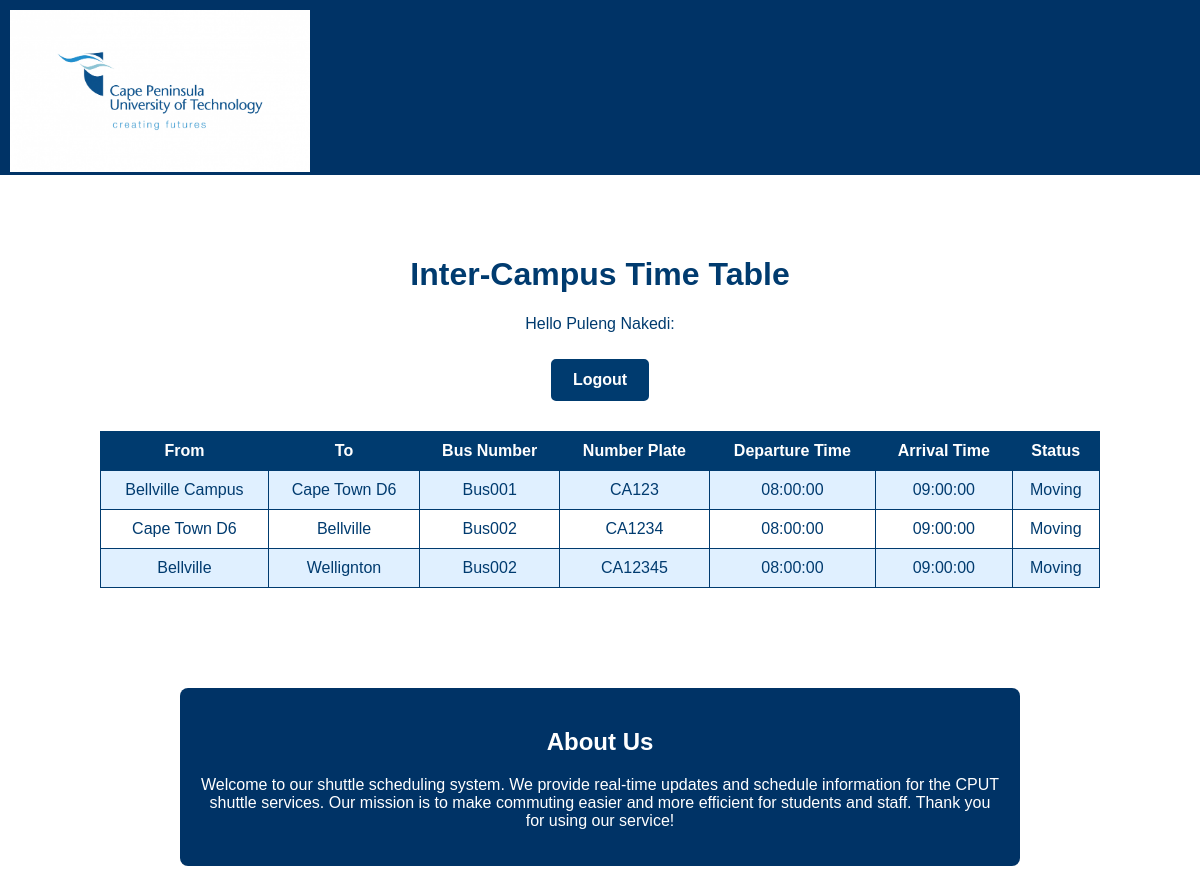
The app's page /homepage.php (signed in) with its own data.
### tables this page shows
CREATE TABLE `users` (
  `id` int(10) NOT NULL,
  `firstName` varchar(50) NOT NULL,
  `lastName` varchar(50) NOT NULL,
  `email` varchar(50) NOT NULL,
  `password` varchar(50) NOT NULL,
  `role` varchar(50) NOT NULL,
  `reset_token` varchar(255) DEFAULT NULL,
  `reset_expiry` datetime DEFAULT NULL
);

CREATE TABLE `bus_schedule` (
  `id` int(11) NOT NULL,
  `route_from` varchar(50) DEFAULT NULL,
  `route_to` varchar(50) DEFAULT NULL,
  `bus_number` varchar(20) DEFAULT NULL,
  `number_plate` varchar(20) DEFAULT NULL,
  `departure_time` time DEFAULT NULL,
  `arrival_time` time DEFAULT NULL,
  `status` varchar(10) DEFAULT NULL
);

### homepage.php (the view, shortened to what this page needs)
<?php
include 'connect.php';
$email = $_SESSION['email'];
$stmt = $conn->prepare("SELECT * FROM users WHERE email = ?");
$stmt->bind_param("s", $email);
$stmt->execute();
$user = $stmt->get_result()->fetch_assoc();
$scheduleQuery = $conn->query("SELECT * FROM bus_schedule ORDER BY departure_time");
?>
<!DOCTYPE html>
<html lang="en">
<head>
</head>
<body>
    <div class="logo-container">
        <img src="img/CPUTLOGO.png" alt="Logo" class="logo">
    </div>
    <div class="heading-container">
        <div class="slideshow-container">
        </div>
    </div>
    <div class="container">
        <h1>Inter-Campus Time Table</h1>
        <p>Hello <?php echo htmlspecialchars($user['firstName']) . ' ' . htmlspecialchars($user['lastName']); ?>:</p>
        <a href="logout.php" class="logout-button">Logout</a>
        <table>
            <tr>
                <th>From</th>
                <th>To</th>
                <th>Bus Number</th>
                <th>Number Plate</th>
                <th>Departure Time</th>
                <th>Arrival Time</th>
                <th>Status</th>
            </tr>
            <?php while ($row = $scheduleQuery->fetch_assoc()) { ?>
                <tr>
                    <td><?php echo htmlspecialchars($row['route_from']); ?></td>
                    <td><?php echo htmlspecialchars($row['route_to']); ?></td>
                    <td><?php echo htmlspecialchars($row['bus_number']); ?></td>
                    <td><?php echo htmlspecialchars($row['number_plate']); ?></td>
                    <td><?php echo htmlspecialchars($row['departure_time']); ?></td>
                    <td><?php echo htmlspecialchars($row['arrival_time']); ?></td>
                    <td><?php echo htmlspecialchars($row['status']); ?></td>
                </tr>
            <?php } ?>
        </table>
    </div>
    <div class="about-container">
        <h2>About Us</h2>
        <p>Welcome to our shuttle scheduling system. We provide real-time updates and schedule information for the CPUT shuttle services. Our mission is to make commuting easier and more efficient for students and staff. Thank you for using our service!</p>
    </div>
</body>
</html>

### homepage.php (style rules this page uses)
body { font-family: Arial, sans-serif; background-color: #ffffff; color: #003b6f; margin: 0; padding: 0; }
.heading-container { text-align: center; background-color: #003366; color: white; padding: 20px; }
.container { text-align: center; padding: 5%; max-width: 1000px; margin: auto; }
table { width: 100%; border-collapse: collapse; margin: 20px 0; }
th, td { padding: 10px; border: 1px solid #003b6f; }
th { background-color: #003b6f; color: #ffffff; }
tr:nth-child(even) { background-color: #e0f0ff; }
a { color: #003b6f; text-decoration: none; font-weight: bold; }
.about-container { background: #003366; color: white; padding: 20px; text-align: center; margin: 20px auto; max-width: 800px; border-radius: 8px; }
.logo-container { position: absolute; top: 0; left: 0; padding: 10px; z-index: 1000; }
.logo { display: block; max-width: 300px; height: auto; }
.logout-button { display: inline-block; padding: 10px 20px; margin: 10px 0; font-size: 1em; color: #ffffff; background-color: #003b6f; border: 2px solid #003b6f; border-radius: 5px; text-decoration: none; transition: background-color 0.3s ease, color 0.3s ease, border-color 0.3s ease; }

### records on screen
users: firstName "Puleng", lastName "Nakedi"
bus_schedule: route_from "Bellville Campus", route_to "Cape Town D6", bus_number "Bus001", number_plate "CA123", departure_time "08:00:00", arrival_time "09:00:00", status "Moving"
bus_schedule: route_from "Cape Town D6", route_to "Bellville", bus_number "Bus002", number_plate "CA1234", departure_time "08:00:00", arrival_time "09:00:00", status "Moving"
bus_schedule: route_from "Bellville", route_to "Wellignton", bus_number "Bus002", number_plate "CA12345", departure_time "08:00:00", arrival_time "09:00:00", status "Moving"
